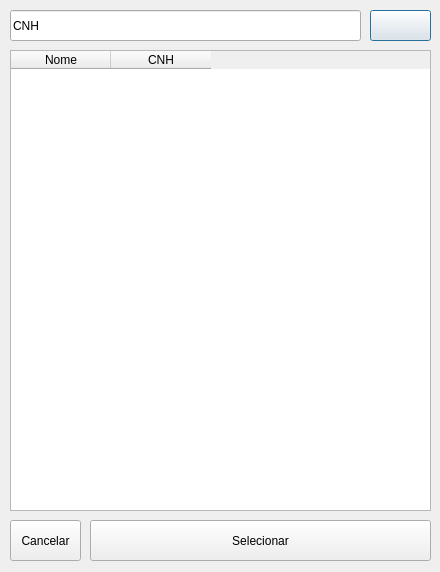
<?xml version="1.0" encoding="UTF-8"?>
<ui version="4.0">
 <class>ListarCondutores</class>
 <widget class="QDialog" name="ListarCondutores">
  <property name="geometry">
   <rect>
    <x>0</x>
    <y>0</y>
    <width>440</width>
    <height>572</height>
   </rect>
  </property>
  <property name="windowTitle">
   <string>Condutores</string>
  </property>
  <widget class="QLineEdit" name="lineEditCnh">
   <property name="geometry">
    <rect>
     <x>10</x>
     <y>10</y>
     <width>351</width>
     <height>31</height>
    </rect>
   </property>
   <property name="text">
    <string>CNH</string>
   </property>
  </widget>
  <widget class="QPushButton" name="procurar">
   <property name="geometry">
    <rect>
     <x>370</x>
     <y>10</y>
     <width>61</width>
     <height>31</height>
    </rect>
   </property>
   <property name="text">
    <string/>
   </property>
  </widget>
  <widget class="QPushButton" name="pushButtonSelecionar">
   <property name="geometry">
    <rect>
     <x>90</x>
     <y>520</y>
     <width>341</width>
     <height>41</height>
    </rect>
   </property>
   <property name="text">
    <string>Selecionar</string>
   </property>
  </widget>
  <widget class="QTableWidget" name="tableWidget">
   <property name="geometry">
    <rect>
     <x>10</x>
     <y>50</y>
     <width>421</width>
     <height>461</height>
    </rect>
   </property>
   <property name="showGrid">
    <bool>true</bool>
   </property>
   <attribute name="horizontalHeaderVisible">
    <bool>true</bool>
   </attribute>
   <attribute name="horizontalHeaderHighlightSections">
    <bool>true</bool>
   </attribute>
   <attribute name="verticalHeaderVisible">
    <bool>false</bool>
   </attribute>
   <attribute name="verticalHeaderHighlightSections">
    <bool>false</bool>
   </attribute>
   <column>
    <property name="text">
     <string>Nome</string>
    </property>
   </column>
   <column>
    <property name="text">
     <string>CNH</string>
    </property>
   </column>
  </widget>
  <widget class="QPushButton" name="pushButton_2">
   <property name="geometry">
    <rect>
     <x>10</x>
     <y>520</y>
     <width>71</width>
     <height>41</height>
    </rect>
   </property>
   <property name="text">
    <string>Cancelar</string>
   </property>
  </widget>
 </widget>
 <resources/>
 <connections/>
</ui>
